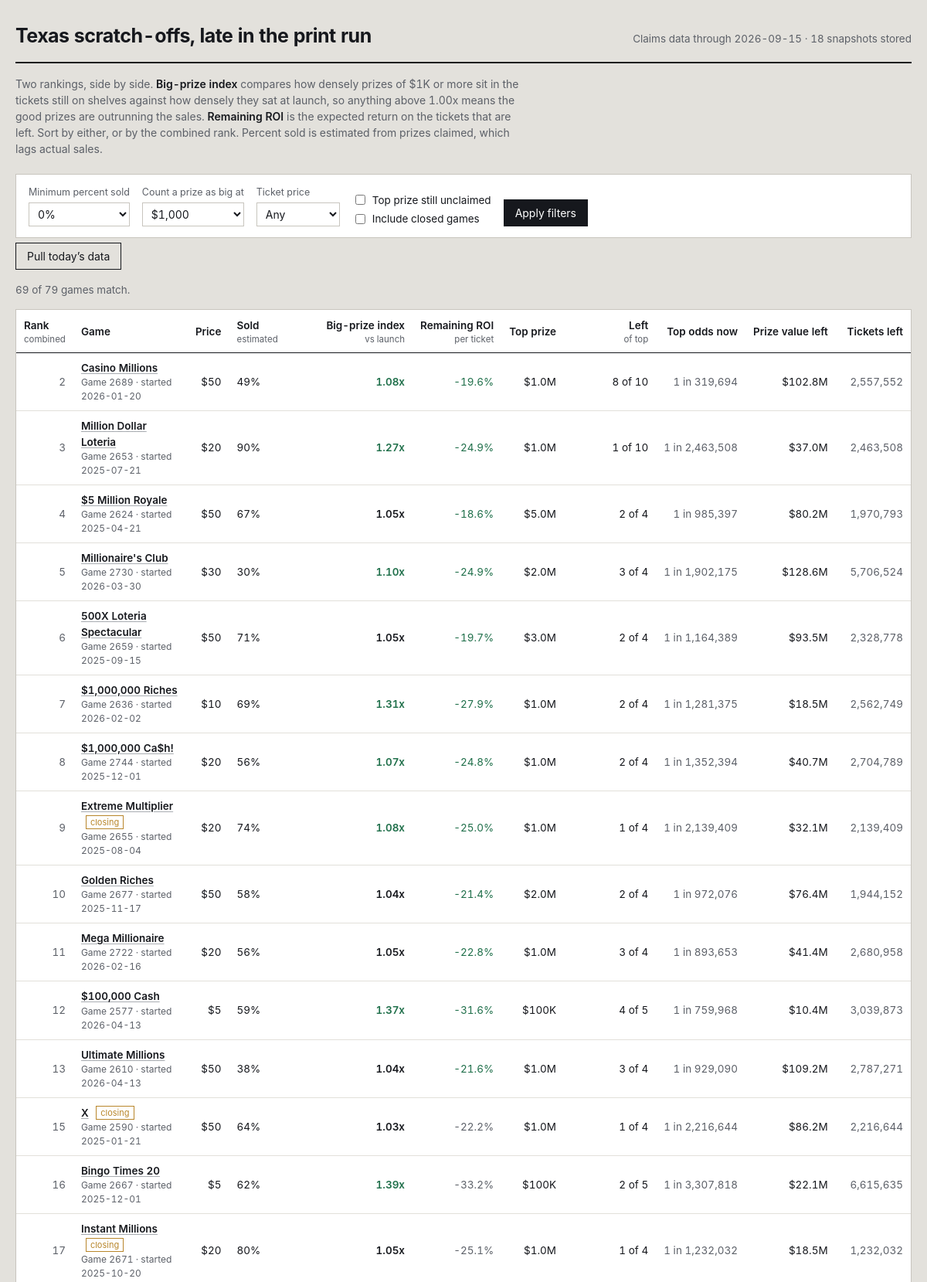
The page / (upper part) on the database its author committed.
### tables this page shows
CREATE TABLE games (
    game_number   INTEGER PRIMARY KEY,
    game_name     TEXT,
    ticket_price  REAL,
    start_date    TEXT,
    close_date    TEXT,
    total_tickets INTEGER,
    overall_odds  REAL,
    details_url   TEXT,
    closing_soon  INTEGER DEFAULT 0,
    active        INTEGER DEFAULT 1,
    first_seen    TEXT,
    last_seen     TEXT
);

### app.py (the view)
@app.route("/")
def index():
    conn = db.connect()
    db.init(conn)
    latest = db.latest_snapshot_date(conn)
    if not latest:
        conn.close()
        return render_template("empty.html", running=_refresh_state["running"])
    big_threshold = float(request.args.get("big", 1000))
    min_sold = float(request.args.get("min_sold", 0)) / 100.0
    price_filter = request.args.get("price", "")
    include_closed = request.args.get("closed") == "1"
    sort_key = request.args.get("sort", "combined")
    only_top = request.args.get("top_left") == "1"
    rows = _snapshot_rows(conn, latest, big_threshold)
    games = db.load_games(conn)
    shown = []
    for r in rows:
        g = games.get(r["game_number"], {})
        if not include_closed and not g.get("active", 1):
            continue
        if r["pct_sold"] < min_sold:
            continue
        if price_filter and float(price_filter) != r["price"]:
            continue
        if only_top and not r["top_left"]:
            continue
        shown.append(r)
    col, desc = SORTS.get(sort_key, SORTS["combined"])
    shown.sort(key=lambda r: (r.get(col) is None, r.get(col) if r.get(col) is not None else 0),
               reverse=desc)
    if not desc:
        shown = [r for r in shown if r.get(col) is not None] + \
                [r for r in shown if r.get(col) is None]
    prices = sorted({r["price"] for r in rows if r["price"]})
    history_dates = db.snapshot_dates(conn)
    conn.close()
    return render_template(
        "index.html",
        rows=shown,
        total=len(rows),
        snapshot_date=latest,
        snapshot_count=len(history_dates),
        big_threshold=int(big_threshold),
        min_sold=int(min_sold * 100),
        price_filter=price_filter,
        include_closed=include_closed,
        only_top=only_top,
        sort_key=sort_key,
        prices=prices,
        running=_refresh_state["running"],
    )

### app.py (called while the page is built)
def _snapshot_rows(conn, snapshot_date, big_threshold):
    games = db.load_games(conn)
    snap = db.load_snapshot(conn, snapshot_date)
    return metrics.rank_all(games, snap, big_threshold)

@app.template_filter("pct")
def fmt_pct(v, digits=1):
    return "—" if v is None else f"{v * 100:.{digits}f}%"

@app.template_filter("money")
def fmt_money(v):
    if v is None:
        return "—"
    if v >= 1_000_000:
        return f"${v / 1_000_000:.1f}M"
    if v >= 1_000:
        return f"${v / 1_000:,.0f}K"
    return f"${v:,.0f}"

@app.template_filter("num")
def fmt_num(v):
    return "—" if v is None else f"{v:,.0f}"

@app.template_filter("factor")
def fmt_factor(v):
    return "—" if v is None else f"{v:.2f}x"

@app.template_filter("odds")
def fmt_odds(v):
    return "—" if v is None else f"1 in {v:,.0f}"

### db.py (called while the page is built)
def connect(path=None):
    conn = sqlite3.connect(path or DB_PATH)
    conn.row_factory = sqlite3.Row
    conn.execute("PRAGMA foreign_keys = ON")
    return conn

def init(conn):
    conn.executescript(SCHEMA)
    conn.commit()

def latest_snapshot_date(conn):
    row = conn.execute("SELECT MAX(snapshot_date) AS d FROM prize_snapshots").fetchone()
    return row["d"] if row else None

def snapshot_dates(conn, game_number=None):
    if game_number is None:
        q = "SELECT DISTINCT snapshot_date FROM prize_snapshots ORDER BY snapshot_date"
        return [r[0] for r in conn.execute(q)]
    q = "SELECT DISTINCT snapshot_date FROM prize_snapshots WHERE game_number = ? ORDER BY snapshot_date"
    return [r[0] for r in conn.execute(q, (game_number,))]

def load_snapshot(conn, snapshot_date):
    out = {}
    q = """SELECT game_number, prize_level, total_prizes, prizes_claimed
           FROM prize_snapshots WHERE snapshot_date = ?"""
    for r in conn.execute(q, (snapshot_date,)):
        g = out.setdefault(r["game_number"], {"total": None, "levels": {}})
        if r["prize_level"] < 0:
            g["total"] = (r["total_prizes"], r["prizes_claimed"])
        else:
            g["levels"][r["prize_level"]] = (r["total_prizes"], r["prizes_claimed"])
    return out

def load_games(conn):
    return {r["game_number"]: dict(r) for r in conn.execute("SELECT * FROM games")}

### metrics.py (called while the page is built)
def _safe_div(a, b):
    return a / b if b else None

### templates/index.html (shortened to what this page needs)
{% extends "base.html" %}
{% macro sortlink(key, label, hint='') %}
  {% set q = request.args.to_dict() %}
  {% set _ = q.update({'sort': key}) %}
  <a href="{{ url_for('index', **q) }}">{{ label }}</a>
  {% if hint %}<span class="hint">{{ hint }}</span>{% endif %}
{% endmacro %}
{% block body %}
<header class="masthead">
  <h1>Texas scratch-offs, late in the print run</h1>
  <div class="meta">
    Claims data through {{ snapshot_date }} · {{ snapshot_count }} snapshot{{ '' if snapshot_count == 1 else 's' }} stored
  </div>
</header>
<p class="primer">
  Two rankings, side by side. <strong>Big-prize index</strong> compares how densely prizes of
  {{ big_threshold | money }} or more sit in the tickets still on shelves against how densely they
  sat at launch, so anything above 1.00x means the good prizes are outrunning the sales.
  <strong>Remaining ROI</strong> is the expected return on the tickets that are left. Sort by either,
  or by the combined rank. Percent sold is estimated from prizes claimed, which lags actual sales.
</p>
<form class="controls" method="get" action="{{ url_for('index') }}">
  <div class="field">
    <label for="min_sold">Minimum percent sold</label>
    <select id="min_sold" name="min_sold">
      {% for v in [0, 25, 50, 60, 70, 80, 90] %}
        <option value="{{ v }}" {{ 'selected' if min_sold == v }}>{{ v }}%</option>
      {% endfor %}
    </select>
  </div>
  <div class="field">
    <label for="big">Count a prize as big at</label>
    <select id="big" name="big">
      {% for v in [100, 500, 1000, 5000, 10000, 50000, 100000] %}
        <option value="{{ v }}" {{ 'selected' if big_threshold == v }}>${{ '{:,}'.format(v) }}</option>
      {% endfor %}
    </select>
  </div>
  <div class="field">
    <label for="price">Ticket price</label>
    <select id="price" name="price">
      <option value="">Any</option>
    </select>
  </div>
  <div class="checks">
    <label><input type="checkbox" name="top_left" value="1" {{ 'checked' if only_top }}> Top prize still unclaimed</label>
    <label><input type="checkbox" name="closed" value="1" {{ 'checked' if include_closed }}> Include closed games</label>
  </div>
  <button type="submit">Apply filters</button>
</form>
<form method="post" action="{{ url_for('do_refresh') }}" style="margin-bottom:16px">
  <button class="ghost" type="submit" {{ 'disabled' if running }}>
    {{ 'Pulling new data…' if running else 'Pull today’s data' }}
  </button>
</form>
<p class="count">{{ rows | length }} of {{ total }} games match.</p>
<div class="scroll">
<table>
  <thead>
    <tr>
      <th class="left">{{ sortlink('combined', 'Rank', 'combined') }}</th>
      <th class="left">Game</th>
      <th>{{ sortlink('price', 'Price') }}</th>
      <th class="left">{{ sortlink('sold', 'Sold', 'estimated') }}</th>
      <th>{{ sortlink('big', 'Big-prize index', 'vs launch') }}</th>
      <th>{{ sortlink('ev', 'Remaining ROI', 'per ticket') }}</th>
      <th>{{ sortlink('top_prize', 'Top prize') }}</th>
      <th>{{ sortlink('top_left', 'Left', 'of top') }}</th>
      <th>Top odds now</th>
      <th>{{ sortlink('value_left', 'Prize value left') }}</th>
      <th>Tickets left</th>
    </tr>
  </thead>
  <tbody>
  {% for r in rows %}
    <tr>
      <td class="rank">{{ r.rank_overall or '—' }}</td>
      <td class="left">
        <a class="name" href="{{ url_for('game_detail', game_number=r.game_number, big=big_threshold) }}">{{ r.game_name }}</a>
        {% if r.closing_soon %}<span class="tag">closing</span>{% endif %}
        <span class="sub">Game {{ r.game_number }}{% if r.start_date %} · started {{ r.start_date }}{% endif %}</span>
      </td>
      <td>${{ r.price | int }}</td>
      <td class="left sold {{ 'deep' if r.pct_sold >= 0.75 }}">
        {{ r.pct_sold | pct(0) }}
      </td>
      <td class="strong {{ 'pos' if r.big_index and r.big_index > 1.05 else ('neg' if r.big_index and r.big_index < 0.95 else '') }}">
        {{ r.big_index | factor }}
      </td>
      <td class="{{ 'pos' if r.roi_now and r.roi_now > (r.roi_start or -1) else 'dim' }}">
        {{ r.roi_now | pct }}
      </td>
      <td>{{ r.top_prize | money }}</td>
      <td>{{ r.top_left }} of {{ r.top_printed }}</td>
      <td class="dim">{{ r.top_odds_now | odds }}</td>
      <td>{{ r.value_left | money }}</td>
      <td class="dim">{{ r.tickets_left | num }}</td>
    </tr>
  {% else %}
    <tr><td colspan="11" class="left dim" style="padding:22px">No games match these filters. Loosen the minimum percent sold or clear the price filter.</td></tr>
  {% endfor %}
  </tbody>
</table>
</div>
{% endblock %}

### templates/base.html (shortened to what this page needs)
<!doctype html>
<html lang="en">
<head>
<link rel="stylesheet" href="{{ url_for('static', filename='style.css') }}">
</head>
<body>
<div class="wrap">
{% block body %}{% endblock %}
</div>
</body>
</html>

### static/style.css (style rules this page uses)
:root { --paper: #e3e1dc; --card: #ffffff; --ink: #16181d; --ink-soft: #5c6068; --rule: #c8c5be; --rule-soft: #e2e0da; --latex: #a9adb2; --good: #1f6f4a; --bad: #9b2c2c; --foil: #b8862b; --focus: #2d5bb9; }
* { box-sizing: border-box; }
html { -webkit-text-size-adjust: 100%; }
body { margin: 0; background: var(--paper); color: var(--ink); font-family: "Inter", "Segoe UI", -apple-system, BlinkMacSystemFont, Roboto, Helvetica, Arial, sans-serif; font-size: 15px; line-height: 1.5; font-variant-numeric: tabular-nums; }
a { color: var(--ink); text-decoration-color: var(--latex); text-underline-offset: 2px; }
.wrap { max-width: 1400px; margin: 0 auto; padding: 28px 20px 64px; }
.masthead { display: flex; flex-wrap: wrap; align-items: baseline; gap: 8px 20px; padding-bottom: 14px; border-bottom: 2px solid var(--ink); }
.masthead h1 { margin: 0; font-size: 25px; font-weight: 650; letter-spacing: -0.02em; }
.masthead .meta { color: var(--ink-soft); font-size: 13.5px; margin-left: auto; }
.primer { margin: 16px 0 22px; max-width: 74ch; color: var(--ink-soft); font-size: 14px; }
.primer strong { color: var(--ink); font-weight: 600; }
.controls { display: flex; flex-wrap: wrap; align-items: flex-end; gap: 16px; padding: 14px 16px; background: var(--card); border: 1px solid var(--rule); margin-bottom: 6px; }
.field { display: flex; flex-direction: column; gap: 4px; }
.field label { font-size: 12.5px; color: var(--ink-soft); }
.field select, .field input[type="number"] { font: inherit; font-size: 14px; padding: 5px 7px; border: 1px solid var(--rule); background: #fff; color: var(--ink); min-width: 108px; }
.checks { display: flex; flex-direction: column; gap: 4px; font-size: 13.5px; }
.checks label { display: flex; align-items: center; gap: 6px; }
button, .btn { font: inherit; font-size: 14px; padding: 6px 14px; border: 1px solid var(--ink); background: var(--ink); color: #fff; cursor: pointer; }
button.ghost { background: transparent; color: var(--ink); }
.count { font-size: 13.5px; color: var(--ink-soft); margin: 0 0 14px; }
.scroll { overflow-x: auto; background: var(--card); border: 1px solid var(--rule); }
table { border-collapse: collapse; width: 100%; font-size: 13.5px; }
thead th { position: sticky; top: 0; background: var(--card); text-align: right; font-weight: 600; padding: 10px 10px 8px; border-bottom: 1.5px solid var(--ink); white-space: nowrap; z-index: 2; }
thead th:first-child, thead th.left { text-align: left; }
thead th a { text-decoration: none; }
thead th .hint { display: block; font-weight: 400; font-size: 11.5px; color: var(--ink-soft); }
tbody td { padding: 9px 10px; border-bottom: 1px solid var(--rule-soft); text-align: right; white-space: nowrap; }
tbody td.left { text-align: left; white-space: normal; }
.rank { color: var(--ink-soft); width: 42px; }
.name { font-weight: 560; }
.sub { display: block; font-size: 12px; color: var(--ink-soft); font-weight: 400; }
.tag { display: inline-block; font-size: 11px; padding: 0 5px; border: 1px solid var(--foil); color: var(--foil); margin-left: 6px; vertical-align: 1px; }
.sold { min-width: 116px; }
.pos { color: var(--good); }
.dim { color: var(--ink-soft); }
.strong { font-weight: 620; }

### rows shown on the page
games: rank_overall "2", game_name "Casino Millions", game_number "2689", start_date "2026-01-20", price "50", pct_sold|pct "49%", big_index|factor "1.08x", roi_now|pct "-19.6%", top_prize "$1.0M", top_left "8", top_printed "10", top_odds_now|odds "1 in 319,694", value_left "$102.8M", tickets_left|num "2,557,552"
games: rank_overall "3", game_name "Million Dollar Loteria", game_number "2653", start_date "2025-07-21", price "20", pct_sold|pct "90%", big_index|factor "1.27x", roi_now|pct "-24.9%", top_prize "$1.0M", top_left "1", top_printed "10", top_odds_now|odds "1 in 2,463,508", value_left "$37.0M", tickets_left|num "2,463,508"
games: rank_overall "4", game_name "$5 Million Royale", game_number "2624", start_date "2025-04-21", price "50", pct_sold|pct "67%", big_index|factor "1.05x", roi_now|pct "-18.6%", top_prize "$5.0M", top_left "2", top_printed "4", top_odds_now|odds "1 in 985,397", value_left "$80.2M", tickets_left|num "1,970,793"
games: rank_overall "5", game_name "Millionaire's Club", game_number "2730", start_date "2026-03-30", price "30", pct_sold|pct "30%", big_index|factor "1.10x", roi_now|pct "-24.9%", top_prize "$2.0M", top_left "3", top_printed "4", top_odds_now|odds "1 in 1,902,175", value_left "$128.6M", tickets_left|num "5,706,524"
games: rank_overall "6", game_name "500X Loteria Spectacular", game_number "2659", start_date "2025-09-15", price "50", pct_sold|pct "71%", big_index|factor "1.05x", roi_now|pct "-19.7%", top_prize "$3.0M", top_left "2", top_printed "4", top_odds_now|odds "1 in 1,164,389", value_left "$93.5M", tickets_left|num "2,328,778"
games: rank_overall "7", game_name "$1,000,000 Riches", game_number "2636", start_date "2026-02-02", price "10", pct_sold|pct "69%", big_index|factor "1.31x", roi_now|pct "-27.9%", top_prize "$1.0M", top_left "2", top_printed "4", top_odds_now|odds "1 in 1,281,375", value_left "$18.5M", tickets_left|num "2,562,749"
games: rank_overall "8", game_name "$1,000,000 Ca$h!", game_number "2744", start_date "2025-12-01", price "20", pct_sold|pct "56%", big_index|factor "1.07x", roi_now|pct "-24.8%", top_prize "$1.0M", top_left "2", top_printed "4", top_odds_now|odds "1 in 1,352,394", value_left "$40.7M", tickets_left|num "2,704,789"
games: rank_overall "9", game_name "Extreme Multiplier", closing_soon "closing", game_number "2655", start_date "2025-08-04", price "20", pct_sold|pct "74%", big_index|factor "1.08x", roi_now|pct "-25.0%", top_prize "$1.0M", top_left "1", top_printed "4", top_odds_now|odds "1 in 2,139,409", value_left "$32.1M", tickets_left|num "2,139,409"
games: rank_overall "10", game_name "Golden Riches", game_number "2677", start_date "2025-11-17", price "50", pct_sold|pct "58%", big_index|factor "1.04x", roi_now|pct "-21.4%", top_prize "$2.0M", top_left "2", top_printed "4", top_odds_now|odds "1 in 972,076", value_left "$76.4M", tickets_left|num "1,944,152"
games: rank_overall "11", game_name "Mega Millionaire", game_number "2722", start_date "2026-02-16", price "20", pct_sold|pct "56%", big_index|factor "1.05x", roi_now|pct "-22.8%", top_prize "$1.0M", top_left "3", top_printed "4", top_odds_now|odds "1 in 893,653", value_left "$41.4M", tickets_left|num "2,680,958"
games: rank_overall "12", game_name "$100,000 Cash", game_number "2577", start_date "2026-04-13", price "5", pct_sold|pct "59%", big_index|factor "1.37x", roi_now|pct "-31.6%", top_prize "$100K", top_left "4", top_printed "5", top_odds_now|odds "1 in 759,968", value_left "$10.4M", tickets_left|num "3,039,873"
games: rank_overall "13", game_name "Ultimate Millions", game_number "2610", start_date "2026-04-13", price "50", pct_sold|pct "38%", big_index|factor "1.04x", roi_now|pct "-21.6%", top_prize "$1.0M", top_left "3", top_printed "4", top_odds_now|odds "1 in 929,090", value_left "$109.2M", tickets_left|num "2,787,271"
games: rank_overall "15", game_name "X", closing_soon "closing", game_number "2590", start_date "2025-01-21", price "50", pct_sold|pct "64%", big_index|factor "1.03x", roi_now|pct "-22.2%", top_prize "$1.0M", top_left "1", top_printed "4", top_odds_now|odds "1 in 2,216,644", value_left "$86.2M", tickets_left|num "2,216,644"
games: rank_overall "16", game_name "Bingo Times 20", game_number "2667", start_date "2025-12-01", price "5", pct_sold|pct "62%", big_index|factor "1.39x", roi_now|pct "-33.2%", top_prize "$100K", top_left "2", top_printed "5", top_odds_now|odds "1 in 3,307,818", value_left "$22.1M", tickets_left|num "6,615,635"
games: rank_overall "17", game_name "Instant Millions", closing_soon "closing", game_number "2671", start_date "2025-10-20", price "20", pct_sold|pct "80%", big_index|factor "1.05x", roi_now|pct "-25.1%", top_prize "$1.0M", top_left "1", top_printed "4", top_odds_now|odds "1 in 1,232,032", value_left "$18.5M", tickets_left|num "1,232,032"

### other values the page prints
{{ snapshot_date }} "2026-09-15"
{{ snapshot_count }} "18"
{{ '' if snapshot_count == 1 else 's' }} "s"
{{ big_threshold | money }} "$1K"
{{ 'Pulling new data…' if running else 'Pull today’s data' }} "Pull today’s data"
{{ rows | length }} "69"
{{ total }} "79"
{{ label }} "Rank Price Sold Big-prize index Remaining ROI Top prize Left Prize value left"
{{ hint }} "combined estimated vs launch per ticket of top"
form field min_sold "0%"
